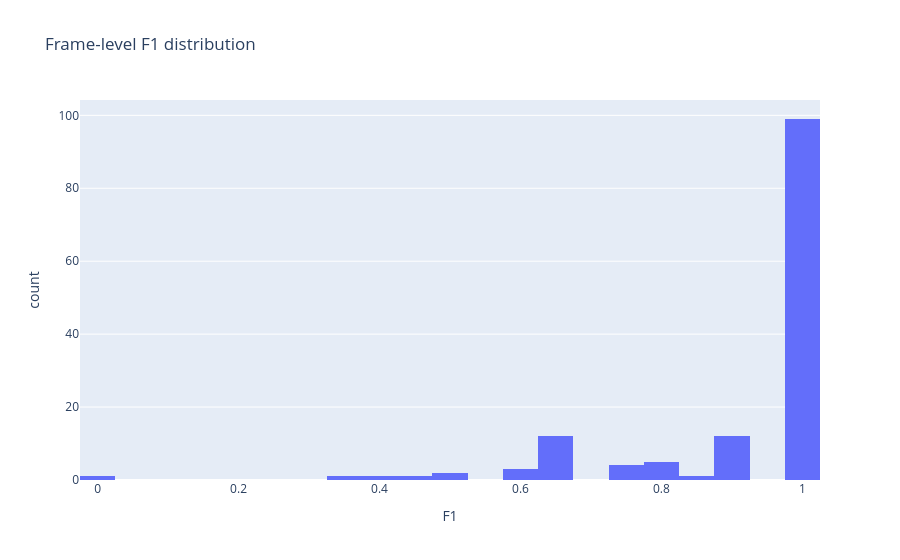

This figure's notebook cell:
### Markdown cell above
**Plot:** Histogram of per-frame F1 scores to show the overall spread and tail behavior.

### Code cell
section_b_f1_distribution()

### Figure 1 — Plotly figure (JSON) as saved in the notebook; plotly's stock layout.template omitted (floating-point values rounded to 4 significant figures; data arrays with more than 128 entries replaced by an {"elided": "..."} marker saying what was removed)
{"data": [{"alignmentgroup": "True", "bingroup": "x", "hovertemplate": "F1=%{x}<br>count=%{y}<extra></extra>", "legendgroup": "", "marker": {"color": "#636efa", "pattern": {"shape": ""}}, "name": "", "nbinsx": 20, "offsetgroup": "", "orientation": "v", "showlegend": false, "type": "histogram", "x": {"elided": "142 float values"}, "xaxis": "x", "yaxis": "y"}], "layout": {"barmode": "relative", "legend": {"tracegroupgap": 0}, "title": {"text": "Frame-level F1 distribution"}, "xaxis": {"anchor": "y", "domain": [0, 1], "title": {"text": "F1"}}, "yaxis": {"anchor": "x", "domain": [0, 1], "title": {"text": "count"}}}}
